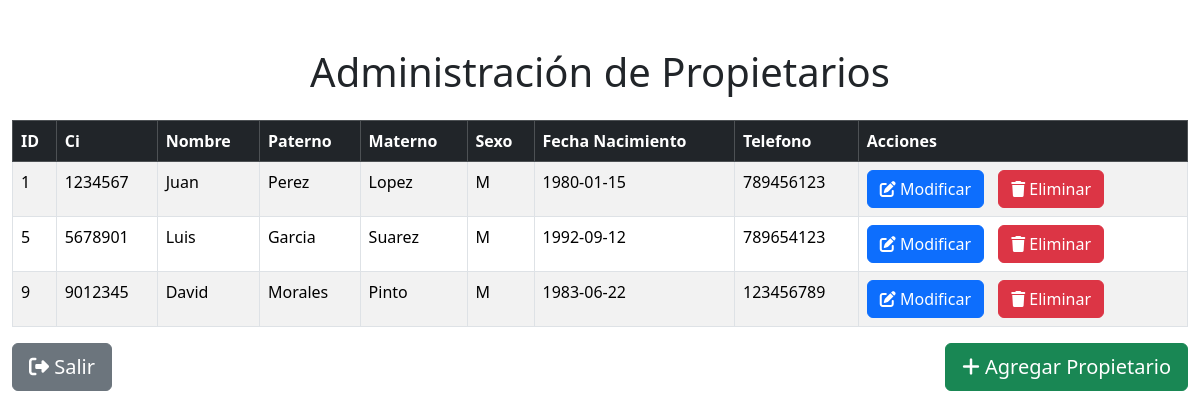
Page /mostrar_propietarios.php?id_catastro=1 on the committed database.
### tables this page shows
CREATE TABLE PROPIETARIO (
  id_propietario INT AUTO_INCREMENT PRIMARY KEY,
  ci VARCHAR(20) NOT NULL UNIQUE,
  nombre VARCHAR(50) NOT NULL,
  paterno VARCHAR(50),
  materno VARCHAR(50),
  sexo ENUM('M', 'F') NOT NULL,
  fecha_nacimiento DATE,
  telefono VARCHAR(15),
  contrasena VARCHAR(255)
);

### Mostrar_Propietarios.php (the view, shortened to what this page needs)
<!DOCTYPE html>
<html lang="es">
<head>
    <link rel="stylesheet" href="bootstrap/css/bootstrap.min.css">
    <link rel="stylesheet" href="https://cdnjs.cloudflare.com/ajax/libs/font-awesome/6.1.1/css/all.min.css">
</head>
<body>
    <?php
        $id_catastro = intval($_GET['id_catastro']);
        include("conexionBDEdwin.php");
        $query = "SELECT xpp.*
                  FROM posee xp, propietario xpp
                  WHERE xp.id_propietario = xpp.id_propietario
                  AND xp.id_catastro = $id_catastro";
        $result = mysqli_query($conex, $query);
    ?>
    <div class="container-fluid mt-5">
        <h1 class="mb-4 text-center">Administración de Propietarios</h1>
        <div class="table-responsive">
            <table class="table table-striped table-hover table-bordered">
                <thead class="table-dark">
                    <tr>
                        <th>ID</th>
                        <th>Ci</th>
                        <th>Nombre</th>
                        <th>Paterno</th>
                        <th>Materno</th>
                        <th>Sexo</th>
                        <th>Fecha Nacimiento</th>
                        <th>Telefono</th>
                        <th>Acciones</th>
                    </tr>
                </thead>
                <tbody>
                    <?php
                    while ($row = mysqli_fetch_assoc($result)) {
                        echo "<tr>";
                        echo "<td>" . htmlspecialchars($row['id_propietario']) . "</td>";
                        echo "<td>" . htmlspecialchars($row['ci']) . "</td>";
                        echo "<td>" . htmlspecialchars($row['nombre']) . "</td>";
                        echo "<td>" . htmlspecialchars($row['paterno']) . "</td>";
                        echo "<td>" . htmlspecialchars($row['materno']) . "</td>";
                        echo "<td>" . htmlspecialchars($row['sexo']) . "</td>";
                        echo "<td>" . htmlspecialchars($row['fecha_nacimiento']) . "</td>";
                        echo "<td>" . htmlspecialchars($row['telefono']) . "</td>";
                        echo "<td>";
                        $id_propietario = htmlspecialchars($row['id_propietario']);
                    ?>
                        <a class="btn btn-primary" href="modificar_propietario.php?id_propietario=<?php echo $id_propietario; ?>&id_catastro=<?php echo $id_catastro; ?>" style="font-size: 1rem; margin-right: 10px; color: white; padding: 0.375rem 0.75rem;">
                            <i class="fas fa-edit"></i>
                            Modificar
                        </a>
                        <a class="btn btn-danger" href="BDEdwin_eliminar_propietario.php?id_propietario=<?php echo $id_propietario; ?>&id_catastro=<?php echo $id_catastro; ?>" style="font-size: 1rem; margin-right: 10px; color: white; padding: 0.375rem 0.75rem;">
                            <i class="fas fa-trash"></i>
                            Eliminar
                        </a>
                    <?php
                        echo "</td>";
                        echo "</tr>";
                    }
                    ?>
                </tbody>
            </table>
        </div>
        <div class="d-flex justify-content-between mb-3">
            <a class="btn btn-secondary" href="admin.php?id_catastro=<?php echo $id_catastro; ?>" style="font-size: 1.25rem; padding: 0.5rem 1rem;">
                <i class="fas fa-sign-out-alt"></i>
                Salir
            </a>
            <a class="btn btn-success" href="agregar_propietario.php?id_catastro=<?php echo $id_catastro; ?>" style="font-size: 1.25rem; padding: 0.5rem 1rem;">
                <i class="fas fa-plus"></i>
                Agregar Propietario
            </a>
        </div>
    </div>
</body>
</html>

### rows in the picture
propietario: id_propietario "1", ci "1234567", nombre "Juan", paterno "Perez", materno "Lopez", sexo "M", fecha_nacimiento "1980-01-15", telefono "789456123"
propietario: id_propietario "5", ci "5678901", nombre "Luis", paterno "Garcia", materno "Suarez", sexo "M", fecha_nacimiento "1992-09-12", telefono "789654123"
propietario: id_propietario "9", ci "9012345", nombre "David", paterno "Morales", materno "Pinto", sexo "M", fecha_nacimiento "1983-06-22", telefono "123456789"
